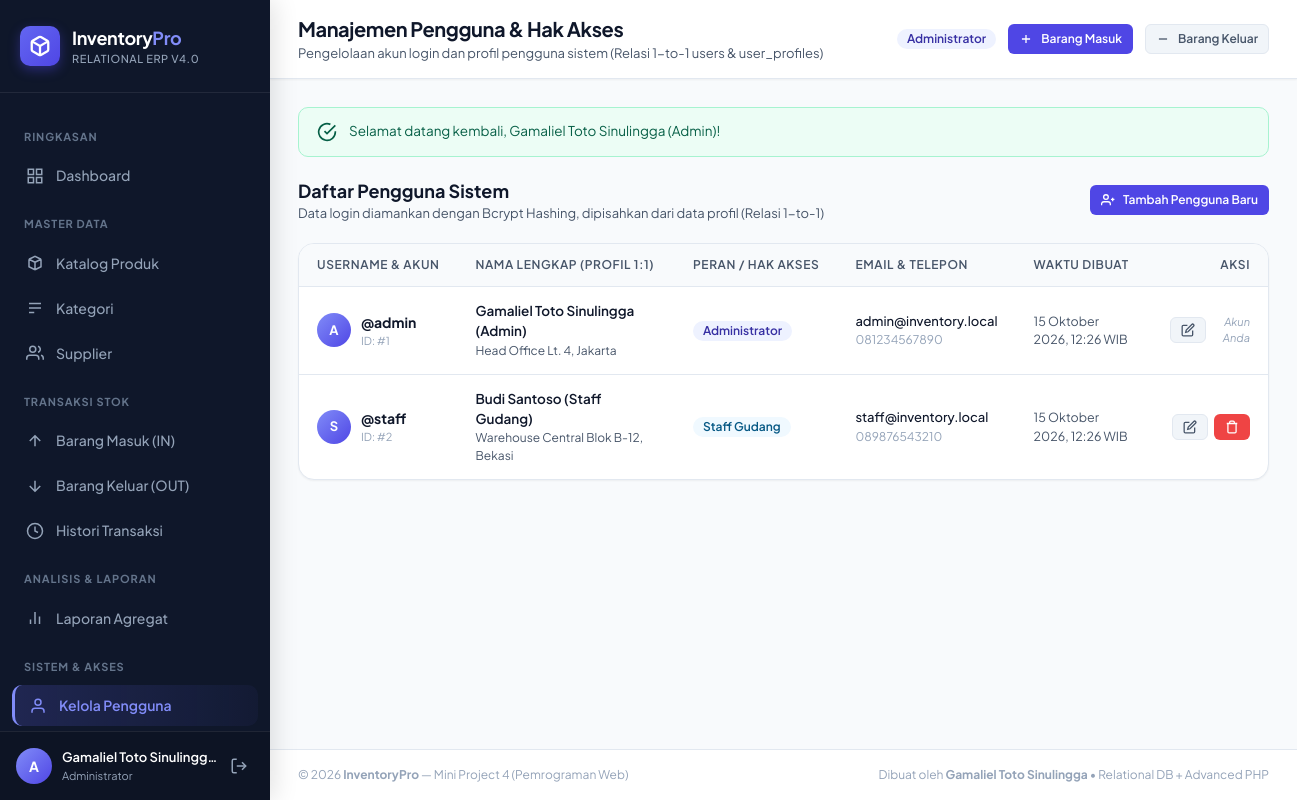
The page /public/users/index.php (signed in) on the database its author committed.
### tables this page shows
CREATE TABLE users (
    id INT AUTO_INCREMENT PRIMARY KEY,
    username VARCHAR(50) NOT NULL UNIQUE,
    password_hash VARCHAR(255) NOT NULL,
    role ENUM('admin', 'staff') NOT NULL DEFAULT 'staff',
    created_at TIMESTAMP DEFAULT CURRENT_TIMESTAMP
);

CREATE TABLE user_profiles (
    id INT AUTO_INCREMENT PRIMARY KEY,
    user_id INT NOT NULL UNIQUE,
    full_name VARCHAR(100) NOT NULL,
    email VARCHAR(100) NULL,
    phone VARCHAR(25) NULL,
    address TEXT NULL,
    created_at TIMESTAMP DEFAULT CURRENT_TIMESTAMP,
    CONSTRAINT fk_profile_user FOREIGN KEY (user_id) REFERENCES users(id) ON DELETE CASCADE ON UPDATE CASCADE
);

### helpers/auth.php (called while the page is built, shortened)
<?php
function currentUser(): ?array {
    return $_SESSION['user'] ?? null;
}
function getBaseUrl(): string {
    $scriptName = $_SERVER['SCRIPT_NAME'] ?? '';
    $dir = dirname($scriptName);
    if (strpos($dir, '/public') !== false) {
        return substr($dir, 0, strpos($dir, '/public'));
    }
    return '';
}

### public/users/index.php (the view, shortened to what this page needs)
<?php
require_once __DIR__ . '/../../helpers/auth.php';
$stmt = $pdo->query("
    SELECT
        u.id, u.username, u.role, u.created_at,
        p.full_name, p.email, p.phone, p.address
    FROM users u
    LEFT JOIN user_profiles p ON p.user_id = u.id
    ORDER BY u.id ASC
");
$users = $stmt->fetchAll();
include __DIR__ . '/../../views/header.php';
?>
<div style="display: flex; justify-content: space-between; align-items: center; margin-bottom: 20px;">
    <div>
        <h3 style="font-size: 18px; font-weight: 700; color: var(--text-primary);">Daftar Pengguna Sistem</h3>
        <p style="font-size: 13px; color: var(--text-secondary);">Data login diamankan dengan Bcrypt Hashing, dipisahkan dari data profil (Relasi 1-to-1)</p>
    </div>
    <a href="create.php" class="btn btn-primary btn-sm">
        <svg viewBox="0 0 24 24" fill="none" stroke="currentColor"><path d="M16 21v-2a4 4 0 0 0-4-4H5a4 4 0 0 0-4 4v2"></path><circle cx="8.5" cy="7" r="4"></circle><line x1="20" y1="8" x2="20" y2="14"></line><line x1="23" y1="11" x2="17" y2="11"></line></svg>
        Tambah Pengguna Baru
    </a>
</div>
<div class="card">
    <div class="table-responsive">
        <table class="table">
            <thead>
                <tr>
                    <th>Username & Akun</th>
                    <th>Nama Lengkap (Profil 1:1)</th>
                    <th>Peran / Hak Akses</th>
                    <th>Email & Telepon</th>
                    <th>Waktu Dibuat</th>
                    <th style="text-align: right;">Aksi</th>
                </tr>
            </thead>
            <tbody>
                <?php foreach ($users as $u): ?>
                    <tr>
                        <td>
                            <div style="display: flex; align-items: center; gap: 10px;">
                                <div class="user-avatar" style="width: 34px; height: 34px; font-size: 13px;">
                                    <?= strtoupper(substr($u['username'], 0, 1)) ?>
                                </div>
                                <div>
                                    <div style="font-weight: 700; color: var(--text-primary); font-size: 14px;">
                                        @<?= e($u['username']) ?>
                                    </div>
                                    <div style="font-size: 11px; color: var(--text-muted);">ID: #<?= (int)$u['id'] ?></div>
                                </div>
                            </div>
                        </td>
                        <td>
                            <div style="font-weight: 600; font-size: 13.5px;"><?= e($u['full_name'] ?: '-') ?></div>
                            <div style="font-size: 12px; color: var(--text-secondary);"><?= e($u['address'] ?: '-') ?></div>
                        </td>
                        <td>
                            <?= roleBadge($u['role']) ?>
                        </td>
                        <td>
                            <div style="font-size: 13px; font-weight: 500; color: var(--text-primary);"><?= e($u['email'] ?: '-') ?></div>
                            <div style="font-size: 12px; color: var(--text-muted);"><?= e($u['phone'] ?: '-') ?></div>
                        </td>
                        <td style="font-size: 12.5px; color: var(--text-secondary);">
                            <?= formatDate($u['created_at']) ?>
                        </td>
                        <td style="text-align: right;">
                            <div class="action-buttons" style="justify-content: flex-end;">
                                <a href="edit.php?id=<?= $u['id'] ?>" class="btn btn-secondary btn-sm" title="Edit Akun & Profil">
                                    <svg viewBox="0 0 24 24" fill="none" stroke="currentColor"><path d="M11 4H4a2 2 0 0 0-2 2v14a2 2 0 0 0 2 2h14a2 2 0 0 0 2-2v-7"></path><path d="M18.5 2.5a2.121 2.121 0 0 1 3 3L12 15l-4 1 1-4 9.5-9.5z"></path></svg>
                                </a>
                                <?php if ($u['id'] !== currentUser()['id']): ?>
                                    <form method="POST" action="delete.php" style="display: inline;" onsubmit="return confirm('Apakah Anda yakin ingin menghapus akun @<?= e(addslashes($u['username'])) ?>?');">
                                        <button type="submit" class="btn btn-danger btn-sm" title="Hapus Pengguna">
                                            <svg viewBox="0 0 24 24" fill="none" stroke="currentColor"><polyline points="3 6 5 6 21 6"></polyline><path d="M19 6v14a2 2 0 0 1-2 2H7a2 2 0 0 1-2-2V6m3 0V4a2 2 0 0 1 2-2h4a2 2 0 0 1 2 2v2"></path></svg>
                                        </button>
                                    </form>
                                <?php else: ?>
                                    <span style="font-size: 11px; color: var(--text-muted); font-style: italic;">Akun Anda</span>
                                <?php endif; ?>
                            </div>
                        </td>
                    </tr>
                <?php endforeach; ?>
            </tbody>
        </table>
    </div>
</div>
<?php include __DIR__ . '/../../views/footer.php'; ?>

### views/navbar.php (shortened to what this page needs)
<?php
$currentUser = currentUser();
$role = $currentUser['role'] ?? 'staff';
$fullName = $currentUser['full_name'] ?? $currentUser['username'] ?? 'User';
$username = $currentUser['username'] ?? 'user';
$baseUrl = getBaseUrl();
$currentUri = $_SERVER['REQUEST_URI'] ?? '';
function isNavActive(string $path, string $currentUri): bool {
    return strpos($currentUri, $path) !== false;
}
?>
<aside class="app-sidebar">
    <div class="sidebar-brand">
        <div class="brand-icon">
        </div>
        <div>
            <div class="brand-title">Inventory<span style="color:#818cf8;">Pro</span></div>
            <div class="brand-subtitle">Relational ERP v4.0</div>
        </div>
    </div>
    <nav class="sidebar-menu">
        <div class="menu-section">Ringkasan</div>
        <a href="<?= $baseUrl ?>/public/dashboard.php" class="nav-link <?= isNavActive('/dashboard.php', $currentUri) ? 'active' : '' ?>">
            <svg viewBox="0 0 24 24" fill="none" stroke="currentColor"><rect x="3" y="3" width="7" height="7"></rect><rect x="14" y="3" width="7" height="7"></rect><rect x="14" y="14" width="7" height="7"></rect><rect x="3" y="14" width="7" height="7"></rect></svg>
            Dashboard
        </a>
        <div class="menu-section">Master Data</div>
        <a href="<?= $baseUrl ?>/public/products/index.php" class="nav-link <?= isNavActive('/products/', $currentUri) ? 'active' : '' ?>">
            <svg viewBox="0 0 24 24" fill="none" stroke="currentColor"><path d="M20 7l-8-4-8 4m16 0l-8 4m8-4v10l-8 4m0-10L4 7m8 4v10M4 7v10l8 4"/></svg>
            Katalog Produk
        </a>
        <a href="<?= $baseUrl ?>/public/categories/index.php" class="nav-link <?= isNavActive('/categories/', $currentUri) ? 'active' : '' ?>">
            <svg viewBox="0 0 24 24" fill="none" stroke="currentColor"><path d="M4 6h16M4 12h16M4 18h7"/></svg>
            Kategori
        </a>
        <a href="<?= $baseUrl ?>/public/suppliers/index.php" class="nav-link <?= isNavActive('/suppliers/', $currentUri) ? 'active' : '' ?>">
            <svg viewBox="0 0 24 24" fill="none" stroke="currentColor"><path d="M17 21v-2a4 4 0 0 0-4-4H5a4 4 0 0 0-4 4v2"></path><circle cx="9" cy="7" r="4"></circle><path d="M23 21v-2a4 4 0 0 0-3-3.87"></path><path d="M16 3.13a4 4 0 0 1 0 7.75"></path></svg>
            Supplier
        </a>
        <div class="menu-section">Transaksi Stok</div>
        <a href="<?= $baseUrl ?>/public/stock/in.php" class="nav-link <?= isNavActive('/stock/in.php', $currentUri) ? 'active' : '' ?>">
            <svg viewBox="0 0 24 24" fill="none" stroke="currentColor"><path d="M12 19V5M5 12l7-7 7 7"/></svg>
            Barang Masuk (IN)
        </a>
        <a href="<?= $baseUrl ?>/public/stock/out.php" class="nav-link <?= isNavActive('/stock/out.php', $currentUri) ? 'active' : '' ?>">
            <svg viewBox="0 0 24 24" fill="none" stroke="currentColor"><path d="M12 5v14M5 12l7 7 7-7"/></svg>
            Barang Keluar (OUT)
        </a>
        <a href="<?= $baseUrl ?>/public/stock/history.php" class="nav-link <?= isNavActive('/stock/history.php', $currentUri) ? 'active' : '' ?>">
            <svg viewBox="0 0 24 24" fill="none" stroke="currentColor"><circle cx="12" cy="12" r="10"></circle><polyline points="12 6 12 12 16 14"></polyline></svg>
            Histori Transaksi
        </a>
        <div class="menu-section">Analisis & Laporan</div>
        <a href="<?= $baseUrl ?>/public/reports/index.php" class="nav-link <?= isNavActive('/reports/', $currentUri) ? 'active' : '' ?>">
            <svg viewBox="0 0 24 24" fill="none" stroke="currentColor"><line x1="18" y1="20" x2="18" y2="10"></line><line x1="12" y1="20" x2="12" y2="4"></line><line x1="6" y1="20" x2="6" y2="14"></line></svg>
            Laporan Agregat
        </a>
        <?php if ($role === 'admin'): ?>
            <div class="menu-section">Sistem & Akses</div>
            <a href="<?= $baseUrl ?>/public/users/index.php" class="nav-link <?= isNavActive('/users/', $currentUri) ? 'active' : '' ?>">
                <svg viewBox="0 0 24 24" fill="none" stroke="currentColor"><path d="M20 21v-2a4 4 0 0 0-4-4H8a4 4 0 0 0-4 4v2"></path><circle cx="12" cy="7" r="4"></circle></svg>
                Kelola Pengguna
            </a>
        <?php endif; ?>
    </nav>
    <div class="sidebar-footer">
        <div class="user-snippet">
            <div class="user-avatar">
                <?= strtoupper(substr($username, 0, 1)) ?>
            </div>
            <div class="user-info">
                <span class="user-name" title="<?= e($fullName) ?>"><?= e($fullName) ?></span>
                <span class="user-role-label"><?= $role === 'admin' ? 'Administrator' : 'Staff Gudang' ?></span>
            </div>
        </div>
        <a href="<?= $baseUrl ?>/public/logout.php" class="btn-logout" title="Logout" onclick="return confirm('Apakah Anda yakin ingin logout?')">
            <svg width="18" height="18" viewBox="0 0 24 24" fill="none" stroke="currentColor" stroke-width="2"><path d="M9 21H5a2 2 0 0 1-2-2V5a2 2 0 0 1 2-2h4"></path><polyline points="16 17 21 12 16 7"></polyline><line x1="21" y1="12" x2="9" y2="12"></line></svg>
        </a>
    </div>
</aside>

### helpers/escape.php (shortened to what this page needs)
<?php
if (!function_exists('e')) {
    function e(?string $value): string {
        return htmlspecialchars((string)$value, ENT_QUOTES, 'UTF-8');
    }
}
if (!function_exists('formatDate')) {
    function formatDate(?string $datetime, bool $withTime = true): string {
        $time = strtotime($datetime);
        $bulan = [
            1 => 'Januari', 'Februari', 'Maret', 'April', 'Mei', 'Juni',
            'Juli', 'Agustus', 'September', 'Oktober', 'November', 'Desember'
        ];
        $d = date('j', $time);
        $m = $bulan[(int)date('n', $time)];
        $y = date('Y', $time);
        if ($withTime) {
            $hi = date('H:i', $time);
            return "$d $m $y, $hi WIB";
        }
        return "$d $m $y";
    }
}
if (!function_exists('roleBadge')) {
    function roleBadge(string $role): string {
        $roleLower = strtolower($role);
        if ($roleLower === 'admin') {
            return '<span class="badge badge-primary">Administrator</span>';
        } elseif ($roleLower === 'staff') {
            return '<span class="badge badge-info">Staff Gudang</span>';
        }
        return '<span class="badge badge-secondary">' . e($role) . '</span>';
    }
}

### rows shown on the page
users: username "A"
user_profiles: full_name "Gamaliel Toto Sinulingg…", user.username "A", user.username "admin", user "1", full_name "Gamaliel Toto Sinulingga (Admin)", address "Head Office Lt. 4, Jakarta", email "admin@inventory.local", phone "081234567890", user.created_at "15 Oktober 2026, 12:26 WIB", shows "Akun Anda"
user_profiles: user.username "S", user.username "staff", user "2", full_name "Budi Santoso (Staff Gudang)", address "Warehouse Central Blok B-12, Bekasi", email "staff@inventory.local", phone "089876543210", user.created_at "15 Oktober 2026, 12:26 WIB"

### other values the page prints
$pageTitle "Manajemen Pengguna & Hak Akses"
$pageSubtitle "Pengelolaan akun login dan profil pengguna sistem (Relasi 1-to-1 users & user_profiles)"
$flash['message'] "Selamat datang kembali, Gamaliel Toto Sinulingga (Admin)!"
